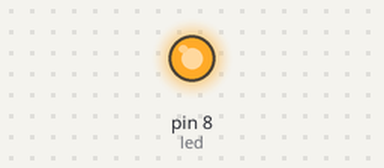
Bench run of a sketch on a simulated Arduino Uno, built with avr-gcc and run on an emulated ATmega328P. Shown: output pins drawn as LEDs (lit = HIGH).

Above: at 0.7 s.
At 5.2 s:
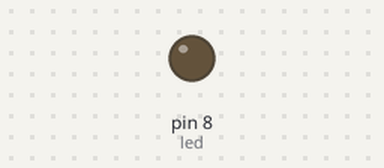
Timing chart, 0 to 6.9 s (numbered marks = the images above):
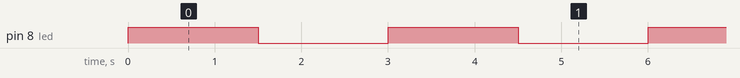

Measured:
- by itself, pin 8 (led): alternates HIGH for 1.5 s and LOW for 1.5 s

The sketch:

les_6.ino
```cpp
/*  This is a default program--
  Use File->Load Prog to load a different program
*/
int led=8;

void setup()
{
  pinMode(led, OUTPUT);
}

void loop()
{
  digitalWrite(led, HIGH);
  delay(1500);
  digitalWrite(led, LOW);
  delay(1500);
}
```
